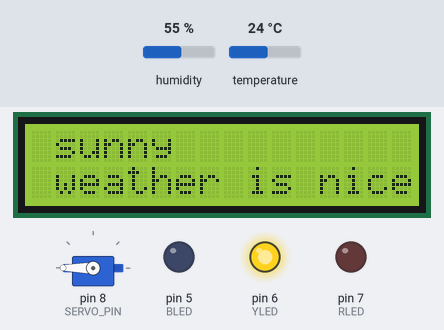
This sketch was run on a simulated Arduino Uno, built with avr-gcc and run on an emulated ATmega328P. Shown: servo, 16×2 character LCD, output pins drawn as LEDs (lit = HIGH). Inputs (shaded band) come from the test bench; at power-on: humidity 55 %, temperature 24 °C. What the sketch prints to the serial monitor is not drawn.

Above: at 5.8 s.
5.9 s: humidity set to 64 %
13.3 s: humidity set to 67 %
At 16.4 s:
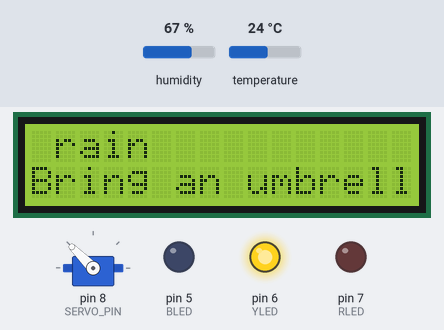
20.7 s: temperature set to 22.4 °C
28.1 s: temperature set to 21.1 °C
At 30.7 s:
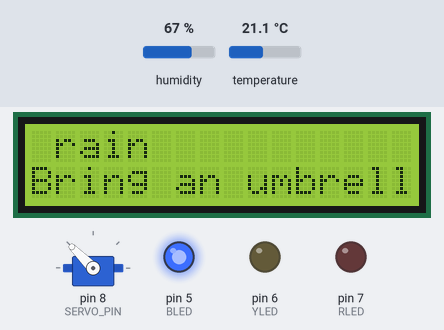
35.5 s: humidity set to 22 %
At 41.4 s:
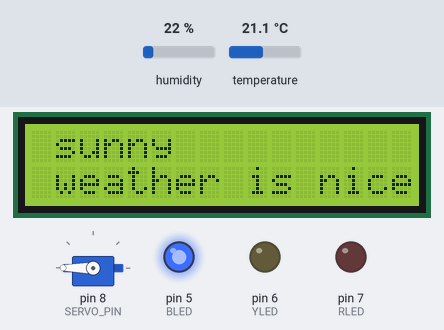
42.9 s: temperature set to 33 °C
At 46.4 s:
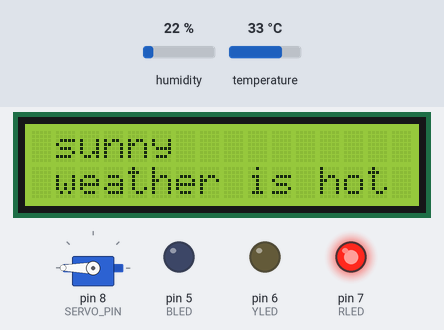
Timing chart, 0 to 47.9 s (numbered marks = the images above; inputs shaded):
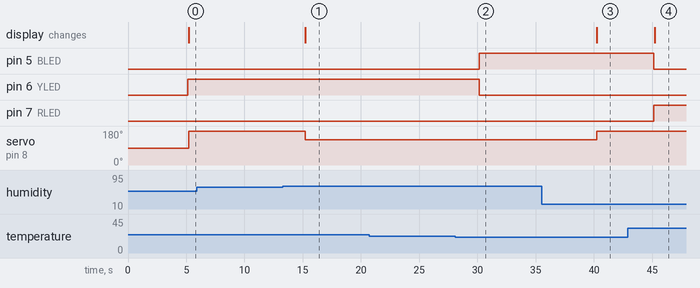

The sketch:

WeatherAlterIOT.ino
```cpp
#include <SoftwareSerial.h>
#include "DHT.h"
#include <Servo.h>
#include <LiquidCrystal_I2C.h>
#include <Wire.h>

SoftwareSerial btSerial = SoftwareSerial(9, 10);

#define DHTPIN 3
#define DHTTYPE DHT22
DHT dht(DHTPIN, DHTTYPE);

unsigned long currTime = 0;
unsigned long prevTime = 0;

#define SERVO_PIN 8
Servo myservo;

LiquidCrystal_I2C lcd(0x27, 16, 2);

#define RLED 7
#define YLED 6
#define BLED 5


void setup() {
  Serial.begin(9600);
  btSerial.begin(9600);
  dht.begin();
  myservo.attach(SERVO_PIN);
  lcd.init();
  lcd.backlight();
  lcd.setCursor(1,0);
  pinMode(RLED, OUTPUT);
  pinMode(BLED, OUTPUT);
  pinMode(YLED, OUTPUT);
}

void loop() {
  currTime = millis();
  if (currTime - prevTime >= 5000)
  {
    prevTime = currTime;
    float humi = dht.readHumidity();
    float temp = dht.readTemperature();
    float hic = dht.computeHeatIndex(temp, humi, false);
    if (temp >= 0 && temp <= 60)
    {
      Serial.print("온도");
      Serial.print(temp);
      Serial.println(",");
      Serial.print("습도");
      Serial.print(humi);
      Serial.println(",");
      Serial.print("체감 온도");
      Serial.print(hic);
      btSerial.println(String("온도     : ")+String(temp)+String("*C"));
      btSerial.println();
      btSerial.println(String("습도     : ")+String(humi)+String("%"));
      btSerial.println();
      btSerial.println(String("체감 온도 : ")+String(hic)+String("*C"));
      btSerial.println();

      //날씨
      String wt = "a";
      if(humi>65){
        if(temp<0){
          wt = "snow";
        }
        else if(temp>0){
          wt = "rain";
        }
      }
      else{
          wt = "sunny";
      }
      Serial.println();
      Serial.println(wt);

      //불쾌지수
      float di = (1.8*temp)-(0.55*(1-humi/100.0)*(1.8*temp-26))+32;
      Serial.println( di);
      btSerial.println(String("불쾌 지수 : ")+String(di));
      btSerial.println();
      btSerial.println(String("날씨     : ")+String(wt));
      btSerial.println();
      if(di<=69){
        //불쾌지수 좋음
        digitalWrite(RLED, LOW);
        digitalWrite(BLED, HIGH);
        digitalWrite(YLED, LOW);
      }
      else if(di>=70 && di<=75){
        //불쾌지수 보통
        digitalWrite(RLED, LOW);
        digitalWrite(BLED, LOW);
        digitalWrite(YLED, HIGH);
      }
      else if(di>=76){
        //불쾌지수 나쁨
        digitalWrite(RLED, HIGH);
        digitalWrite(BLED, LOW);
        digitalWrite(YLED, LOW);
      }

      //LCD
      lcd.init();
      lcd.setCursor(1,0);
      if(wt == "snow"){
        lcd.print("snow");
        lcd.setCursor(0,1);
        //lcd.print("Bring a shawl");
        lcd.print("wear thick clothes");
        myservo.write(235);
      }
      else if(wt == "rain"){
        lcd.print("rain");
        lcd.setCursor(0,1);
        lcd.print("Bring an umbrella");
        myservo.write(135);
      }
      else if(wt == "sunny"){
        myservo.write(180);
        if(temp > 26.0){
          lcd.print("sunny");
          lcd.setCursor(1,1);
          lcd.print("weather is hot");
        }
        else if(temp < 10.0){
          lcd.print("sunny");
          lcd.setCursor(1,1);
          lcd.print("weather is cold");
        }
        else{
          lcd.print("sunny");
          lcd.setCursor(1,1);
          lcd.print("weather is nice");
        }
      }
    }
  }
}
```

Measured:
- the behaviour switches between 65 and 66 % on humidity (found by bisection; images 0 and 1)
- the behaviour switches between 22 and 21.9 °C on temperature (found by bisection; images 1 and 2)
- after the input at 5.9 s, every drawn part: stays the same
- after the input at 13.3 s, servo on pin 8 (SERVO_PIN): 180° → 135° after 1.9 s; the display: changes after 1.9 s (image 1)
- after the input at 20.7 s, every drawn part: stays the same
- after the input at 28.1 s, pin 5 (BLED): LOW → HIGH after 2.0 s; pin 6 (YLED): HIGH → LOW after 2.0 s
- after the input at 35.5 s, servo on pin 8 (SERVO_PIN): 135° → 180° after 4.7 s; the display: changes after 4.7 s (image 3)
- after the input at 42.9 s, pin 5 (BLED): HIGH → LOW after 2.2 s; pin 7 (RLED): LOW → HIGH after 2.2 s; the display: changes after 2.3 s (image 4)
